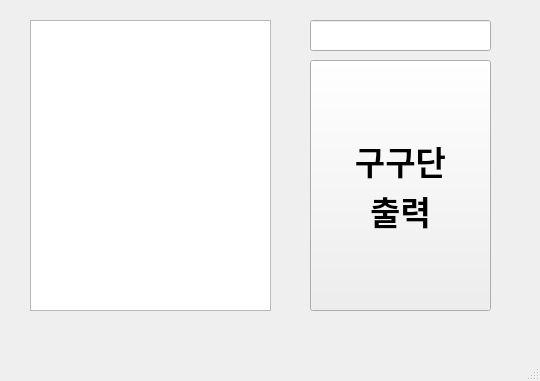
<?xml version="1.0" encoding="UTF-8"?>
<ui version="4.0">
 <class>MainWindow</class>
 <widget class="QMainWindow" name="MainWindow">
  <property name="geometry">
   <rect>
    <x>0</x>
    <y>0</y>
    <width>540</width>
    <height>381</height>
   </rect>
  </property>
  <property name="windowTitle">
   <string>MainWindow</string>
  </property>
  <widget class="QWidget" name="centralwidget">
   <widget class="QLineEdit" name="li1">
    <property name="geometry">
     <rect>
      <x>310</x>
      <y>20</y>
      <width>181</width>
      <height>31</height>
     </rect>
    </property>
   </widget>
   <widget class="QPushButton" name="pb">
    <property name="geometry">
     <rect>
      <x>310</x>
      <y>60</y>
      <width>181</width>
      <height>251</height>
     </rect>
    </property>
    <property name="font">
     <font>
      <family>Arial</family>
      <pointsize>25</pointsize>
      <weight>75</weight>
      <bold>true</bold>
     </font>
    </property>
    <property name="text">
     <string>구구단
출력</string>
    </property>
   </widget>
   <widget class="QTextEdit" name="te">
    <property name="geometry">
     <rect>
      <x>30</x>
      <y>20</y>
      <width>241</width>
      <height>291</height>
     </rect>
    </property>
   </widget>
  </widget>
  <widget class="QMenuBar" name="menubar">
   <property name="geometry">
    <rect>
     <x>0</x>
     <y>0</y>
     <width>540</width>
     <height>21</height>
    </rect>
   </property>
  </widget>
  <widget class="QStatusBar" name="statusbar"/>
 </widget>
 <resources/>
 <connections/>
</ui>
